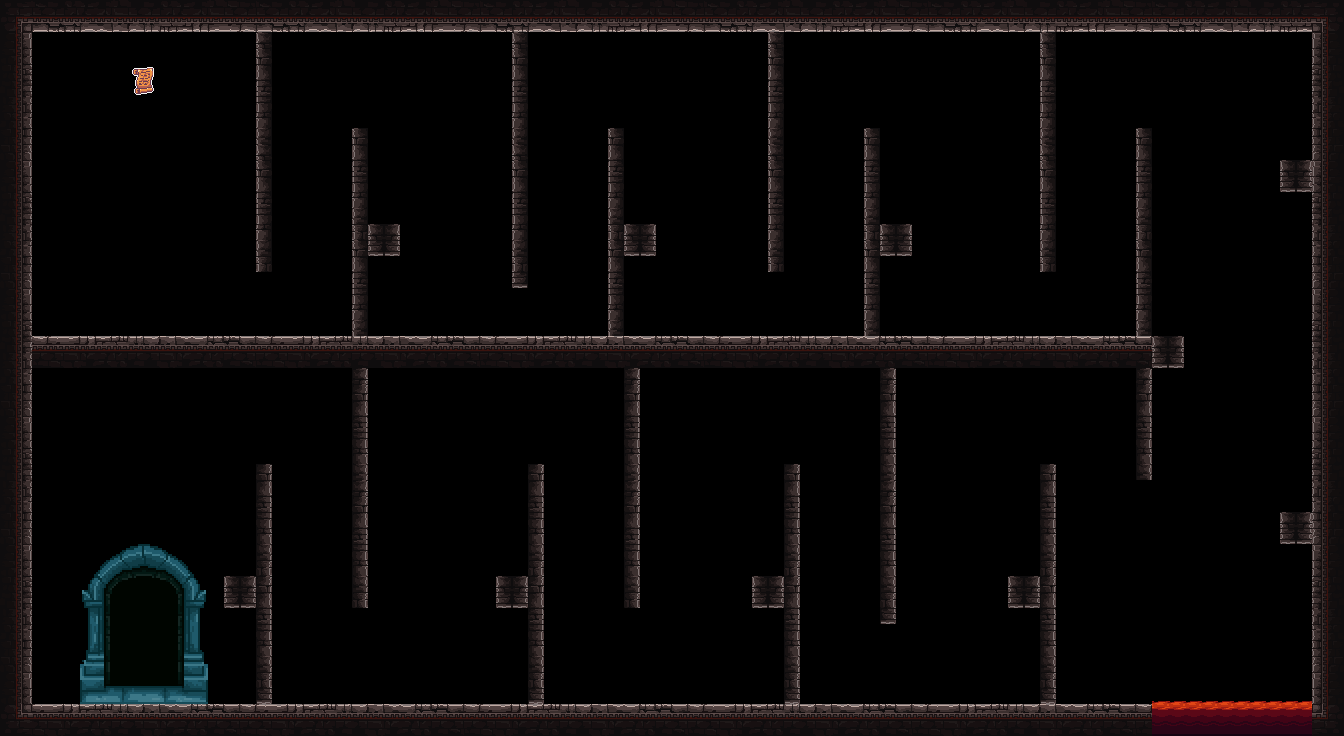

Tiled map render using the project's own tile images. Description and the map definition, with tile-layer contents summarised, below:
An orthogonal 84x46 tile map with 16x16 px tiles, 5 tile layers (background, damage, chave, Platforms, ...), 4 tilesets.

<map version="1.5" tiledversion="1.6.0" orientation="orthogonal" renderorder="right-down" width="84" height="46" tilewidth="16" tileheight="16" infinite="0" nextlayerid="7" nextobjectid="1">
 <tileset firstgid="1" name="pngwing.com" tilewidth="16" tileheight="16" tilecount="1024" columns="32">
  <image source="pngwing.com.png" width="512" height="512" />
 </tileset>
 <tileset firstgid="1025" name="New tiles" tilewidth="16" tileheight="16" tilecount="900" columns="36">
  <image source="New tiles.png" width="576" height="400" />
 </tileset>
 <tileset firstgid="1925" name="main_lev_build" tilewidth="16" tileheight="16" tilecount="10240" columns="128">
  <image source="main_lev_build.png" width="2048" height="1280" />
 </tileset>
 <tileset firstgid="12165" name="StaticScroll" tilewidth="32" tileheight="32" tilecount="1" columns="1">
  <image source="StaticScroll.png" width="32" height="32" />
 </tileset>
 <layer id="3" name="background" width="84" height="46" locked="1">
  <data>[3864 cells, 0 non-empty, 0 distinct tile ids]</data>
 </layer>
 <layer id="4" name="damage" width="84" height="46">
  <data>[3864 cells, 30 non-empty, 3 distinct tile ids]</data>
 </layer>
 <layer id="5" name="chave" width="84" height="46">
  <data>[3864 cells, 1 non-empty, 1 distinct tile ids]</data>
 </layer>
 <layer id="2" name="Platforms" width="84" height="46">
  <data>[3864 cells, 890 non-empty, 61 distinct tile ids]</data>
 </layer>
 <layer id="1" name="gate" width="84" height="46">
  <data>[3864 cells, 80 non-empty, 80 distinct tile ids]</data>
 </layer>
</map>
